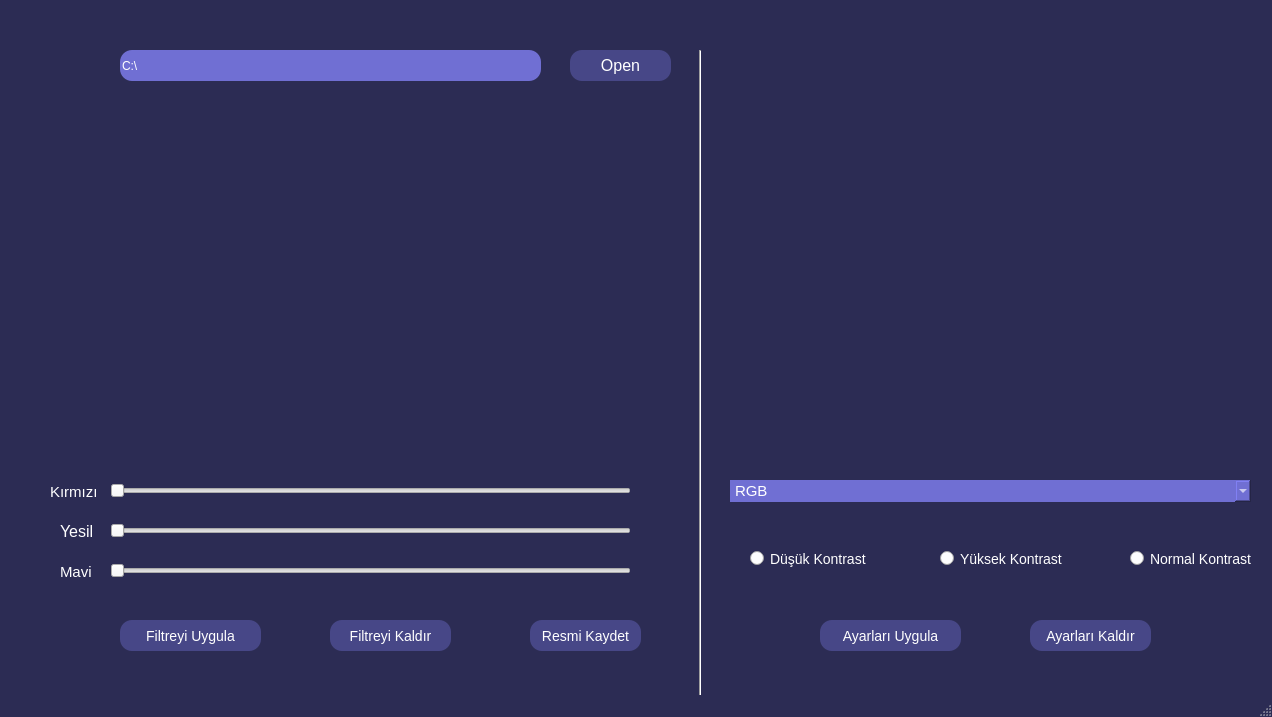
<?xml version="1.0" encoding="UTF-8"?>
<ui version="4.0">
 <class>dailog</class>
 <widget class="QMainWindow" name="dailog">
  <property name="geometry">
   <rect>
    <x>0</x>
    <y>0</y>
    <width>1272</width>
    <height>717</height>
   </rect>
  </property>
  <property name="windowTitle">
   <string>dailog</string>
  </property>
  <property name="styleSheet">
   <string notr="true">QMainWindow
{
	background-color: #2c2c54;
}</string>
  </property>
  <widget class="QWidget" name="centralwidget">
   <widget class="QLabel" name="img_area">
    <property name="geometry">
     <rect>
      <x>120</x>
      <y>130</y>
      <width>521</width>
      <height>311</height>
     </rect>
    </property>
    <property name="text">
     <string/>
    </property>
   </widget>
   <widget class="QPushButton" name="pushButton">
    <property name="geometry">
     <rect>
      <x>570</x>
      <y>50</y>
      <width>101</width>
      <height>31</height>
     </rect>
    </property>
    <property name="styleSheet">
     <string notr="true">QPushButton
{
	background-color:#474787;
	color: white;
	border:none;
	border-radius:12px;
	font-size:16px;
	text-transform:uppercase;
}
QPushButton:hover
{
	background-color:#8383F9;
}
</string>
    </property>
    <property name="text">
     <string>Open</string>
    </property>
   </widget>
   <widget class="QLineEdit" name="lineEdit">
    <property name="geometry">
     <rect>
      <x>120</x>
      <y>50</y>
      <width>421</width>
      <height>31</height>
     </rect>
    </property>
    <property name="styleSheet">
     <string notr="true">#lineEdit
{
	background-color:#706fd3;
	color:white;
	border-radius:12px;
}</string>
    </property>
    <property name="text">
     <string>C:\</string>
    </property>
    <property name="readOnly">
     <bool>true</bool>
    </property>
   </widget>
   <widget class="QSlider" name="red_slider">
    <property name="geometry">
     <rect>
      <x>110</x>
      <y>480</y>
      <width>521</width>
      <height>22</height>
     </rect>
    </property>
    <property name="styleSheet">
     <string notr="true">QSlider
{
	color: white;
}</string>
    </property>
    <property name="maximum">
     <number>255</number>
    </property>
    <property name="orientation">
     <enum>Qt::Horizontal</enum>
    </property>
   </widget>
   <widget class="QSlider" name="green_slider">
    <property name="geometry">
     <rect>
      <x>110</x>
      <y>520</y>
      <width>521</width>
      <height>22</height>
     </rect>
    </property>
    <property name="maximum">
     <number>255</number>
    </property>
    <property name="orientation">
     <enum>Qt::Horizontal</enum>
    </property>
   </widget>
   <widget class="QSlider" name="blue_slider">
    <property name="geometry">
     <rect>
      <x>110</x>
      <y>560</y>
      <width>521</width>
      <height>22</height>
     </rect>
    </property>
    <property name="maximum">
     <number>255</number>
    </property>
    <property name="orientation">
     <enum>Qt::Horizontal</enum>
    </property>
   </widget>
   <widget class="QLabel" name="red_label">
    <property name="geometry">
     <rect>
      <x>50</x>
      <y>485</y>
      <width>47</width>
      <height>13</height>
     </rect>
    </property>
    <property name="font">
     <font>
      <pointsize>11</pointsize>
     </font>
    </property>
    <property name="cursor">
     <cursorShape>ArrowCursor</cursorShape>
    </property>
    <property name="mouseTracking">
     <bool>false</bool>
    </property>
    <property name="styleSheet">
     <string notr="true">QLabel
{
	color:white;
}</string>
    </property>
    <property name="text">
     <string>Kırmızı</string>
    </property>
   </widget>
   <widget class="QLabel" name="green_label">
    <property name="geometry">
     <rect>
      <x>60</x>
      <y>525</y>
      <width>47</width>
      <height>13</height>
     </rect>
    </property>
    <property name="font">
     <font>
      <pointsize>12</pointsize>
     </font>
    </property>
    <property name="cursor">
     <cursorShape>ArrowCursor</cursorShape>
    </property>
    <property name="mouseTracking">
     <bool>false</bool>
    </property>
    <property name="styleSheet">
     <string notr="true">QLabel{color:white;}</string>
    </property>
    <property name="text">
     <string>Yesil</string>
    </property>
   </widget>
   <widget class="QLabel" name="blue_label">
    <property name="geometry">
     <rect>
      <x>60</x>
      <y>565</y>
      <width>47</width>
      <height>13</height>
     </rect>
    </property>
    <property name="font">
     <font>
      <pointsize>11</pointsize>
     </font>
    </property>
    <property name="cursor">
     <cursorShape>ArrowCursor</cursorShape>
    </property>
    <property name="mouseTracking">
     <bool>false</bool>
    </property>
    <property name="styleSheet">
     <string notr="true">QLabel{color:white;}</string>
    </property>
    <property name="text">
     <string>Mavi</string>
    </property>
   </widget>
   <widget class="Line" name="line">
    <property name="geometry">
     <rect>
      <x>690</x>
      <y>50</y>
      <width>20</width>
      <height>741</height>
     </rect>
    </property>
    <property name="orientation">
     <enum>Qt::Vertical</enum>
    </property>
   </widget>
   <widget class="QPushButton" name="save_img">
    <property name="geometry">
     <rect>
      <x>530</x>
      <y>620</y>
      <width>111</width>
      <height>31</height>
     </rect>
    </property>
    <property name="styleSheet">
     <string notr="true">QPushButton
{
	background-color:#474787;
	color: white;
	border:none;
	border-radius:12px;
	font-size:14px;
	text-transform:uppercase;
}
QPushButton:hover
{
	background-color:#8383F9;
}
</string>
    </property>
    <property name="text">
     <string>Resmi Kaydet</string>
    </property>
   </widget>
   <widget class="QPushButton" name="remove_filter">
    <property name="geometry">
     <rect>
      <x>330</x>
      <y>620</y>
      <width>121</width>
      <height>31</height>
     </rect>
    </property>
    <property name="styleSheet">
     <string notr="true">QPushButton
{
	background-color:#474787;
	color: white;
	border:none;
	border-radius:12px;
	font-size:14px;
	text-transform:uppercase;
}
QPushButton:hover
{
	background-color:#8383F9;
}
</string>
    </property>
    <property name="text">
     <string>Filtreyi Kaldır</string>
    </property>
   </widget>
   <widget class="QPushButton" name="apply_filter">
    <property name="geometry">
     <rect>
      <x>120</x>
      <y>620</y>
      <width>141</width>
      <height>31</height>
     </rect>
    </property>
    <property name="styleSheet">
     <string notr="true">QPushButton
{
	background-color:#474787;
	color: white;
	border:none;
	border-radius:12px;
	font-size:14px;
	text-transform:uppercase;
}
QPushButton:hover
{
	background-color:#8383F9;
}
</string>
    </property>
    <property name="text">
     <string>Filtreyi Uygula</string>
    </property>
   </widget>
   <widget class="QLabel" name="cons_area">
    <property name="geometry">
     <rect>
      <x>740</x>
      <y>130</y>
      <width>521</width>
      <height>311</height>
     </rect>
    </property>
    <property name="text">
     <string/>
    </property>
   </widget>
   <widget class="QComboBox" name="comboBox">
    <property name="geometry">
     <rect>
      <x>730</x>
      <y>480</y>
      <width>521</width>
      <height>22</height>
     </rect>
    </property>
    <property name="whatsThis">
     <string/>
    </property>
    <property name="styleSheet">
     <string notr="true">QComboBox
{
	background-color:#706FD3;
	color:white;
	font-size:15px;
	border-radius:12px;
	border:none;
	text-align:center;
}
</string>
    </property>
    <item>
     <property name="text">
      <string>RGB</string>
     </property>
    </item>
    <item>
     <property name="text">
      <string>CIE XYZ</string>
     </property>
    </item>
    <item>
     <property name="text">
      <string>YCrCb JPEG</string>
     </property>
    </item>
    <item>
     <property name="text">
      <string>HSV</string>
     </property>
    </item>
    <item>
     <property name="text">
      <string>HLS</string>
     </property>
    </item>
    <item>
     <property name="text">
      <string>CIE Lab</string>
     </property>
    </item>
    <item>
     <property name="text">
      <string>CIE Luv</string>
     </property>
    </item>
    <item>
     <property name="text">
      <string>YUV</string>
     </property>
    </item>
   </widget>
   <widget class="QRadioButton" name="low_cons">
    <property name="geometry">
     <rect>
      <x>750</x>
      <y>550</y>
      <width>121</width>
      <height>17</height>
     </rect>
    </property>
    <property name="styleSheet">
     <string notr="true">QRadioButton
{
	color:white;
	font-size:14px;
}</string>
    </property>
    <property name="text">
     <string>Düşük Kontrast</string>
    </property>
   </widget>
   <widget class="QRadioButton" name="normal_cons">
    <property name="geometry">
     <rect>
      <x>1130</x>
      <y>550</y>
      <width>131</width>
      <height>17</height>
     </rect>
    </property>
    <property name="styleSheet">
     <string notr="true">QRadioButton
{
	color:white;
	font-size:14px;
}</string>
    </property>
    <property name="text">
     <string>Normal Kontrast</string>
    </property>
   </widget>
   <widget class="QRadioButton" name="high_cons">
    <property name="geometry">
     <rect>
      <x>940</x>
      <y>550</y>
      <width>131</width>
      <height>17</height>
     </rect>
    </property>
    <property name="styleSheet">
     <string notr="true">QRadioButton
{
	color:white;
	font-size:14px;
}</string>
    </property>
    <property name="text">
     <string>Yüksek Kontrast</string>
    </property>
   </widget>
   <widget class="QPushButton" name="apply_settings">
    <property name="geometry">
     <rect>
      <x>820</x>
      <y>620</y>
      <width>141</width>
      <height>31</height>
     </rect>
    </property>
    <property name="styleSheet">
     <string notr="true">QPushButton
{
	background-color:#474787;
	color: white;
	border:none;
	border-radius:12px;
	font-size:14px;
	text-transform:uppercase;
}
QPushButton:hover
{
	background-color:#8383F9;
}
</string>
    </property>
    <property name="text">
     <string>Ayarları Uygula</string>
    </property>
   </widget>
   <widget class="QPushButton" name="remove_settings">
    <property name="geometry">
     <rect>
      <x>1030</x>
      <y>620</y>
      <width>121</width>
      <height>31</height>
     </rect>
    </property>
    <property name="styleSheet">
     <string notr="true">QPushButton
{
	background-color:#474787;
	color: white;
	border:none;
	border-radius:12px;
	font-size:14px;
	text-transform:uppercase;
}
QPushButton:hover
{
	background-color:#8383F9;
}
</string>
    </property>
    <property name="text">
     <string>Ayarları Kaldır</string>
    </property>
   </widget>
  </widget>
  <widget class="QMenuBar" name="menubar">
   <property name="geometry">
    <rect>
     <x>0</x>
     <y>0</y>
     <width>1272</width>
     <height>21</height>
    </rect>
   </property>
  </widget>
  <widget class="QStatusBar" name="statusbar"/>
 </widget>
 <resources/>
 <connections/>
</ui>
